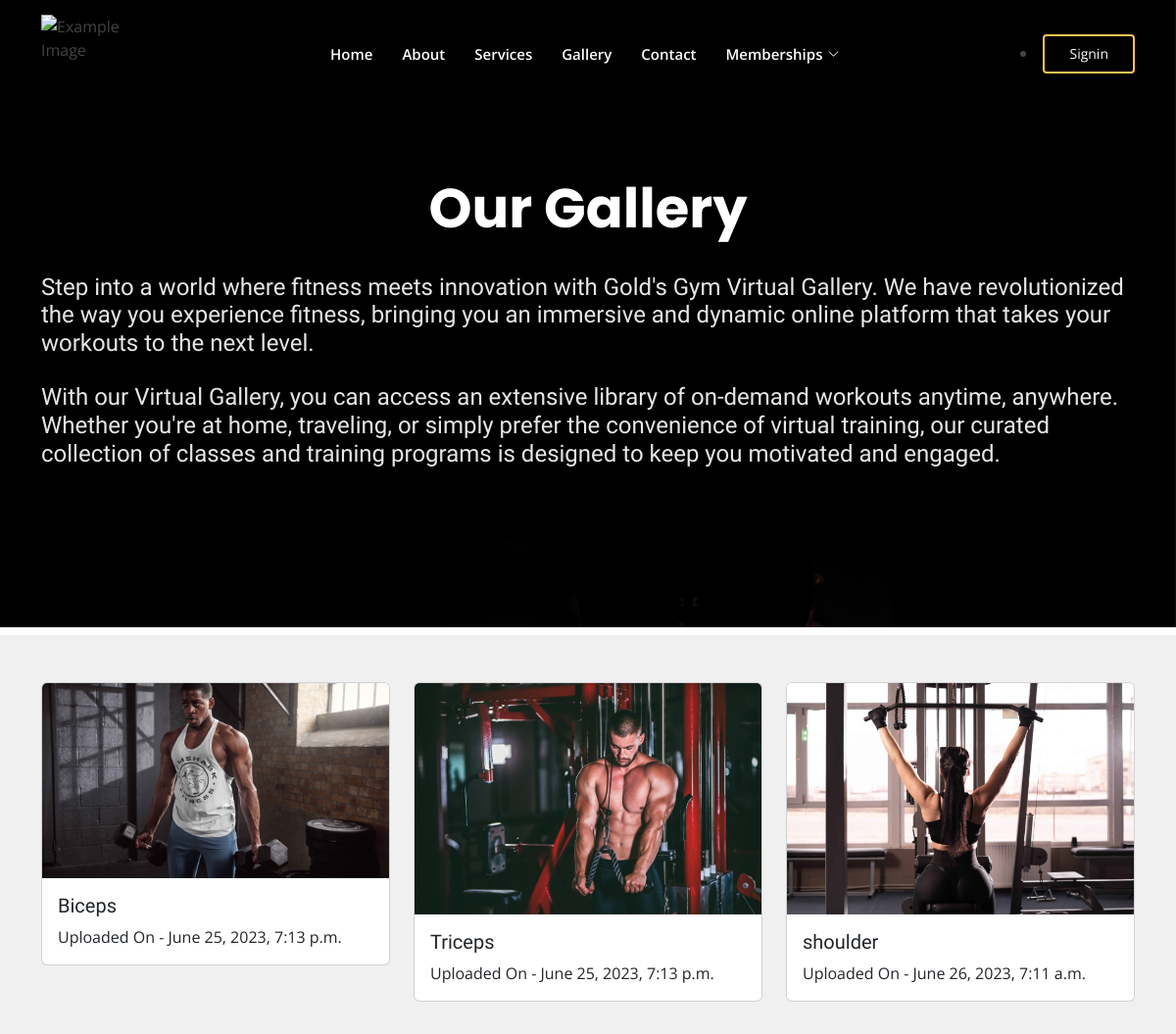
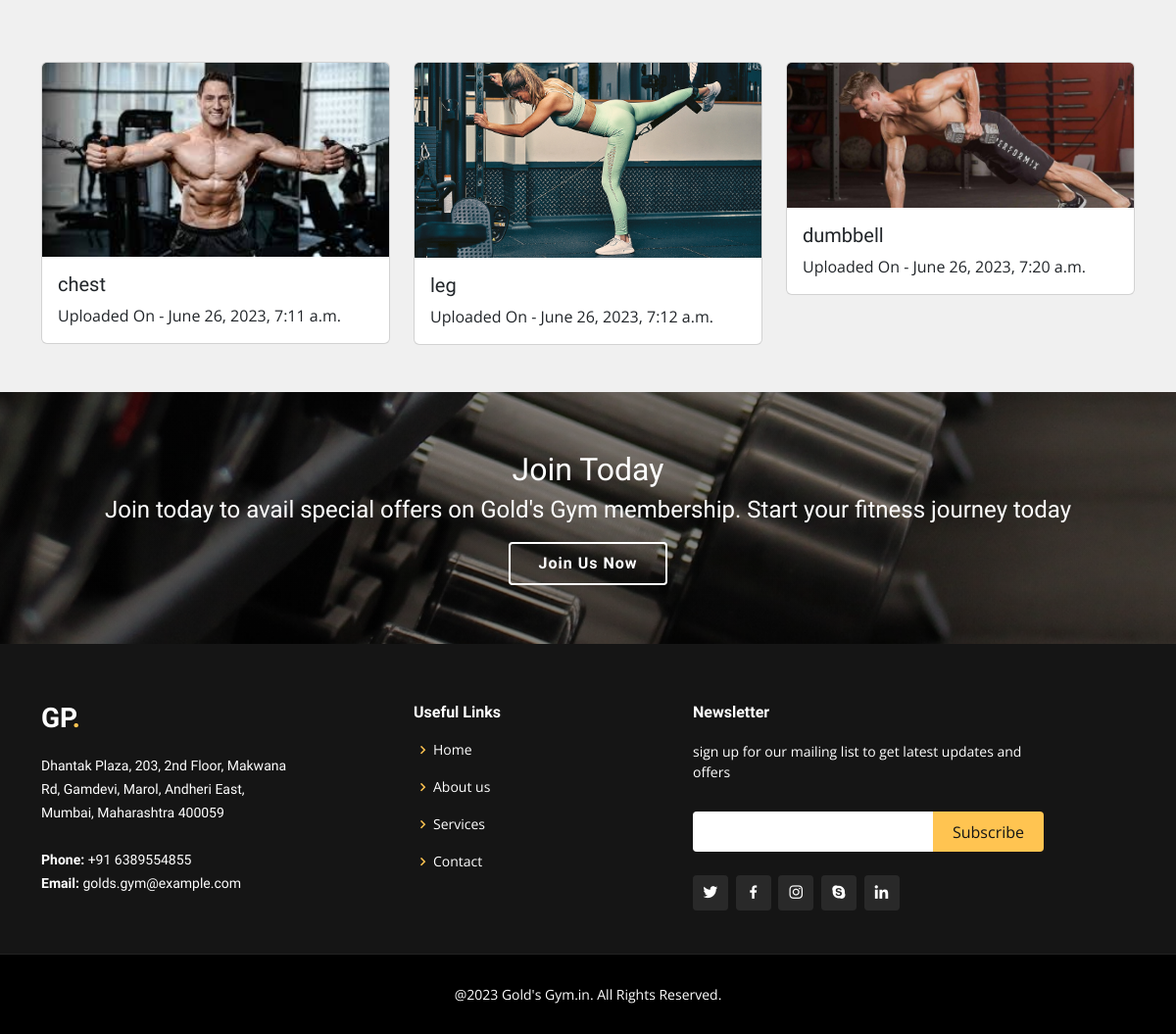
The page /gallery on the database its author committed (2 pictures, top to bottom).
### appauth/models.py (models this page shows, shortened)
class Gallery(models.Model):
    title=models.CharField(max_length=100)
    img=models.ImageField(upload_to="Gallery")
    timestamp=models.DateTimeField(auto_now_add=True, blank=True)

### appauth/views.py (the view)
# urls.py: path('gallery', views.gallery, name='gallery'),
def gallery(request):
    posts=Gallery.objects.all()
    context={"posts":posts}
    return render(request,'gallery.html',context)

### templates/gallery.html (shortened to what this page needs)
{% extends 'base.html' %}
{% block head %}
<centre><h1 class="mb-4"> Our Gallery</h1></centre>
<h2 class="mb-3">Step into a world where fitness meets innovation with Gold's Gym Virtual Gallery. We have revolutionized the way you experience fitness, bringing you an immersive and dynamic online platform that takes your workouts to the next level.</h2>
<h2 class="mb-3">With our Virtual Gallery, you can access an extensive library of on-demand workouts anytime, anywhere. Whether you're at home, traveling, or simply prefer the convenience of virtual training, our curated collection of classes and training programs is designed to keep you motivated and engaged.</h2>
{% endblock head %}
{% block body %}
<div style="background: #f0f0f0">
<div class="container mt-2">
    <div class="row">
      {% for post in posts %}
      <div class="col-md-4">
        <div class="card mt-5  mb-5">
          <img src="{{post.img.url}}" class="card-img-top" alt="...">
          <div class="card-body">
            <h5 class="card-title">{{post.title}}</h5>
            <p class="card-text">Uploaded On - {{post.timestamp}}</p>
          </div>
        </div>
      </div>
      {% endfor %}
    </div>
  </div>
</div>
{% endblock body%}

### templates/base.html (shortened to what this page needs)
{% load static %}
<!DOCTYPE html>
<html lang="en">
<head>
  <link href="static/assets/vendor/aos/aos.css" rel="stylesheet">
  <link href="static/assets/vendor/bootstrap/css/bootstrap.min.css" rel="stylesheet">
  <link href="static/assets/vendor/bootstrap-icons/bootstrap-icons.css" rel="stylesheet">
  <link href="static/assets/vendor/boxicons/css/boxicons.min.css" rel="stylesheet">
  <link href="static/assets/vendor/glightbox/css/glightbox.min.css" rel="stylesheet">
  <link href="static/assets/vendor/remixicon/remixicon.css" rel="stylesheet">
  <link href="static/assets/vendor/swiper/swiper-bundle.min.css" rel="stylesheet">
  <link href="static/assets/css/style.css" rel="stylesheet">
</head>
<body>
  <header id="header" class="fixed-top ">
    <div class="container d-flex align-items-center justify-content-lg-between">
      <img src="static/assets/img/gymicon.png" alt="Example Image" width=80, height=80 rel="icon">
      <nav id="navbar" class="navbar order-last order-lg-0">
        <ul>
          <li><a class="nav-link scrollto" href="/">Home</a></li>
          <li><a class="nav-link scrollto" href="/about">About</a></li>
          <li><a class="nav-link scrollto" href="/services">Services</a></li>
          <li><a class="nav-link scrollto" href="/gallery">Gallery</a></li>
          <li><a class="nav-link scrollto" href="/contact">Contact</a></li>
          <li class="dropdown"><a href="#"><span>Memberships</span> <i class="bi bi-chevron-down"></i></a>
          </li>
        </ul>
      </nav>
      {% if not request.user.is_authenticated %}
      <li><a href="/handlelogin" class="get-started-btn scrollto">Signin</a></li>
      {% else %}
      <li><a href="/logout" class="get-started-btn scrollto">Logout</a></li>
      {% endif %}
    </div>
  </header>
  <section id="hero" class="d-flex align-items-center justify-content-center">
    <div class="container" data-aos="fade-up">
      <div class="row justify-content-center" data-aos="fade-up" data-aos-delay="150">
          {% block head %}
          {% endblock head %}
      </div>
    </div>
  </section>
  <main id="main">
    {% block body %}
    {% endblock body %}
    <section id="cta" class="cta">
      <div class="container" data-aos="zoom-in">
        <div class="text-center">
          <h2 class="text-white">Join Today</h2>
          <h4 class="text-white">Join today to avail special offers on Gold's Gym membership. Start your fitness journey today</h4>
          <a class="cta-btn" href="/join">Join Us Now</a>
        </div>
      </div>
    </section>
  </main>
  <footer id="footer">
    <div class="footer-top">
      <div class="container">
        <div class="row">
          <div class="col-lg-4 col-md-6">
            <div class="footer-info">
              <h3>Gp<span>.</span></h3>
              <p>
                Dhantak Plaza, 203, 2nd Floor, Makwana<br>
                Rd, Gamdevi, Marol, Andheri East,<br>
                Mumbai, Maharashtra 400059<br><br>
                <strong>Phone:</strong> +91 6389554855<br>
                <strong>Email:</strong> golds.gym@example.com<br>
              </p>
            </div>
          </div>
          <div class="col-lg-3 col-md-6 footer-links">
            <h4>Useful Links</h4>
            <ul>
              <li><i class="bx bx-chevron-right"></i> <a href="/">Home</a></li>
              <li><i class="bx bx-chevron-right"></i> <a href="/about">About us</a></li>
              <li><i class="bx bx-chevron-right"></i> <a href="/services">Services</a></li>
              <li><i class="bx bx-chevron-right"></i> <a href="/contact">Contact</a></li>
            </ul>
          </div>
          <div class="col-lg-4 col-md-6 footer-newsletter">
            <h4>Newsletter</h4>
            <p>sign up for our mailing list to get latest updates and offers</p>
            <form action="" method="post">
              <input type="email" name="email"><input type="submit" value="Subscribe">
            </form>
            <div class="social-links mt-4">
              <a href="https://twitter.com" class="twitter" target="_blank"><i class="bx bxl-twitter"></i></a>
              <a href="https://facebook.com/" class="facebook" target="_blank"><i class="bx bxl-facebook"></i></a>
              <a href="https://instagram.com/" class="instagram" target="_blank"><i class="bx bxl-instagram"></i></a>
              <a href="https://google.com/" class="google-plus" target="_blank"><i class="bx bxl-skype"></i></a>
              <a href="https://linkedin.com/" class="linkedin" target="_blank"><i class="bx bxl-linkedin"></i></a>
            </div>
          </div>
        </div>
      </div>
    </div>
    <div class="container">
      <div class="copyright">
        @2023 Gold's Gym.in. All Rights Reserved.
      </div>
    </div>
  </footer>
</body>
</html>

### static/assets/css/style.css (style rules this page uses)
body { font-family: "Open Sans", sans-serif; color: #444444; }
a { color: #ffc451; text-decoration: none; }
h1, h2, h3, h4, h5, h6 { font-family: "Raleway", sans-serif; }
#header { transition: all 0.5s; z-index: 997; padding: 15px 0; }
.get-started-btn { color: #fff; border-radius: 4px; padding: 7px 25px 8px 25px; white-space: nowrap; transition: 0.3s; font-size: 14px; display: inline-block; border: 2px solid #ffc451; }
.navbar { padding: 0; }
.navbar ul { margin: 0; padding: 0; display: flex; list-style: none; align-items: center; }
.navbar li { position: relative; }
.navbar a, .navbar a:focus { display: flex; align-items: center; justify-content: space-between; padding: 10px 0 10px 30px; font-size: 15px; font-weight: 600; color: #fff; white-space: nowrap; transition: 0.3s; }
.navbar a i, .navbar a:focus i { font-size: 12px; line-height: 0; margin-left: 5px; }
#hero { width: 100%; height: 80vh; background: url("../img/home.jpg") center; background-size: cover; position: relative; }
#hero:before { content: ""; background: rgba(0, 0, 0, 0.4); position: absolute; bottom: 0; top: 0; left: 0; right: 0; }
#hero .container { position: relative; padding-top: 34px; text-align: center; }
#hero h1 { margin: 0; font-size: 56px; font-weight: 700; line-height: 64px; color: #fff; font-family: "Poppins", sans-serif; }
#hero h2 { color: rgba(255, 255, 255, 0.9); margin: 10px 0 0 0; font-size: 24px; text-align: start; }
@media (min-width: 1024px) { #hero { background-attachment: fixed; } }
section { padding: 60px 0; overflow: hidden; }
.cta { background: linear-gradient(rgba(2, 2, 2, 0.5), rgba(0, 0, 0, 0.5)), url("../img/gymwall.jpg") fixed center center; background-size: cover; padding: 60px 0; }
.cta .cta-btn { font-family: "Raleway", sans-serif; font-weight: 600; font-size: 16px; letter-spacing: 1px; display: inline-block; padding: 8px 28px; border-radius: 4px; transition: 0.5s; margin-top: 10px; border: 2px solid #fff; color: #fff; }
#footer { background: black; padding: 0 0 30px 0; color: #fff; font-size: 14px; }
#footer .footer-top { background: #151515; border-bottom: 1px solid #222222; padding: 60px 0 30px 0; }
#footer .footer-top .footer-info { margin-bottom: 30px; }
#footer .footer-top .footer-info h3 { font-size: 28px; margin: 0 0 20px 0; padding: 2px 0 2px 0; line-height: 1; font-weight: 700; text-transform: uppercase; }
#footer .footer-top .footer-info h3 span { color: #ffc451; }
#footer .footer-top .footer-info p { font-size: 14px; line-height: 24px; margin-bottom: 0; font-family: "Raleway", sans-serif; color: #fff; }
#footer .footer-top .social-links a { font-size: 18px; display: inline-block; background: #292929; color: #fff; line-height: 1; padding: 8px 0; margin-right: 4px; border-radius: 4px; text-align: center; width: 36px; height: 36px; transition: 0.3s; }
#footer .footer-top h4 { font-size: 16px; font-weight: 600; color: #fff; position: relative; padding-bottom: 12px; }
#footer .footer-top .footer-links { margin-bottom: 30px; }
#footer .footer-top .footer-links ul { list-style: none; padding: 0; margin: 0; }
#footer .footer-top .footer-links ul i { padding-right: 2px; color: #ffc451; font-size: 18px; line-height: 1; }
#footer .footer-top .footer-links ul li { padding: 10px 0; display: flex; align-items: center; }
#footer .footer-top .footer-links ul li:first-child { padding-top: 0; }
#footer .footer-top .footer-links ul a { color: #fff; transition: 0.3s; display: inline-block; line-height: 1; }
#footer .footer-top .footer-newsletter form { margin-top: 30px; background: #fff; padding: 6px 10px; position: relative; border-radius: 4px; }
#footer .footer-top .footer-newsletter form input[type=email] { border: 0; padding: 4px; width: calc(100% - 110px); }
#footer .footer-top .footer-newsletter form input[type=submit] { position: absolute; top: 0; right: -2px; bottom: 0; border: 0; background: none; font-size: 16px; padding: 0 20px; background: #ffc451; color: #151515; transition: 0.3s; border-radius: 0 4px 4px 0; }
#footer .copyright { text-align: center; padding-top: 30px; }

### rows shown on the page
Gallery: img (picture), title "Biceps", timestamp "June 25, 2023, 7:13 p.m."
Gallery: img (picture), title "Triceps", timestamp "June 25, 2023, 7:13 p.m."
Gallery: img (picture), title "shoulder", timestamp "June 26, 2023, 7:11 a.m."
Gallery: img (picture), title "chest", timestamp "June 26, 2023, 7:11 a.m."
Gallery: img (picture), title "leg", timestamp "June 26, 2023, 7:12 a.m."
Gallery: img (picture), title "dumbbell", timestamp "June 26, 2023, 7:20 a.m."
